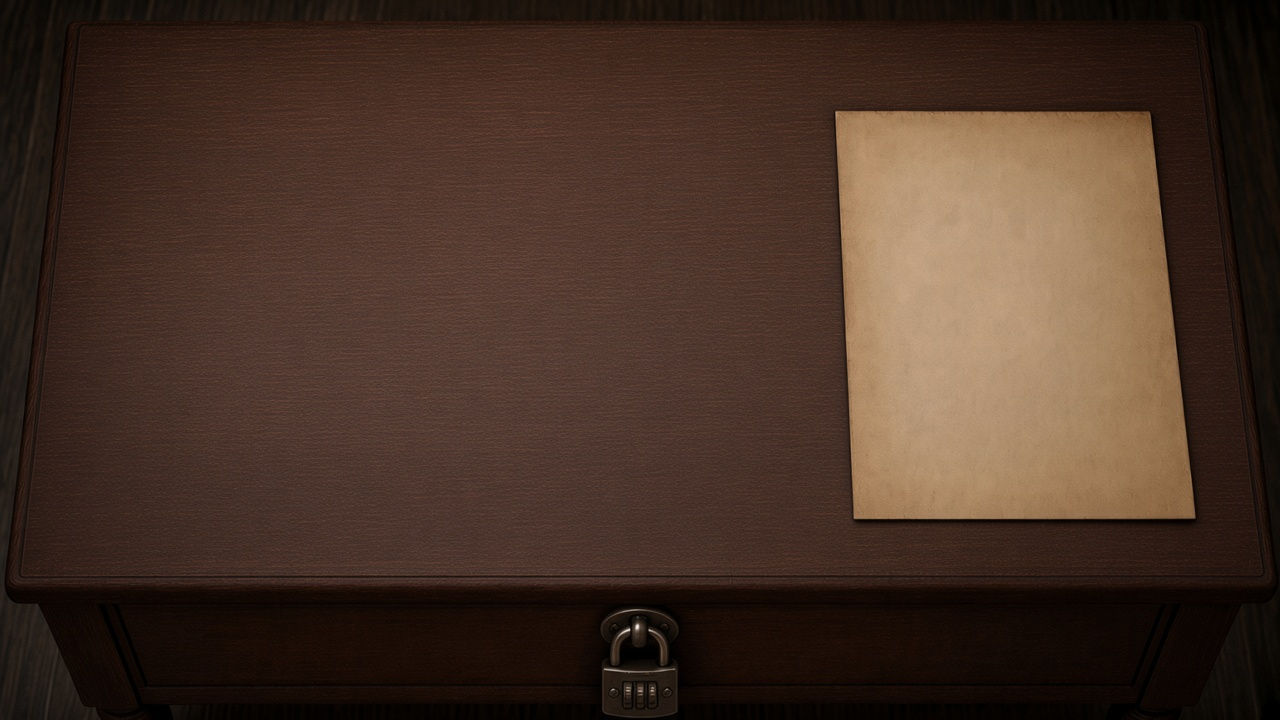
#> input picture assets/C02/C02-mesa-cartas-lisa.jpg, 1280 x 720 px, found by its file name
$ python compor-mesa-cartas-c02.py
#> lines starting #> are read from the running program, lines starting #| are printed output that depends on the picture; after the words box and inside, x2 and y2 are one past the last pixel; in counts of white or black regions, pixels touching at a corner belong together
# Compoe C02-mesa-cartas.jpg: nichos no tamanho de carta + texto PISTAS no papel.
from PIL import Image, ImageDraw, ImageFont, ImageFilter, ImageEnhance, ImageOps
import os
import numpy as np

BASE = r"C:\Users\gabri\.cursor\projects\c-Users-gabri-OneDrive-Desktop-MARTE-VERS-O-FINAL\assets\C02-mesa-cartas-lisa.jpg"
OUT = r"C:\Users\gabri\OneDrive\Desktop\MARTE - VERSÃO FINAL\assets\C02\C02-mesa-cartas.jpg"
CHECK = r"C:\Users\gabri\OneDrive\Desktop\MARTE - VERSÃO FINAL\assets\C02\_check-papel-cartas.jpg"

# Layout alvo em % do palco 16:9 (sincronizar com mesa-cartas.js)
TAMANHO = (6.8, 16.5)  # width%, height% — cabe 2x5 na mao sem scroll
SLOTS = [
    (5.5, 10.0),
    (13.8, 10.0),
    (22.1, 10.0),
    (30.4, 10.0),
]

# Papel grande a direita (area util para texto nitido)
PAPEL = (48.0, 5.0, 40.0, 62.0)  # left, top, width, height % — evita o cadeado

PISTAS = [
    "Os quatro naipes estão sobre a mesa.",
    "Só um número aparece duas vezes na mesa.",
    "Os números da mesa somam doze.",
    "Juntas, as pretas valem mais que as vermelhas.",
    "As pontas são pretas.",
    "A última carta vale mais entre as quatro.",
    "O ouro nunca toca a lâmina.",
]
FECHO_PISTAS = (
    "Quando as quatro estiverem sobre a mesa, leia o que elas escondem."
)
TITULO = "AS QUATRO CARTAS"


def pct_box(w, h, left, top, width, height):
    x0 = int(left / 100 * w)
    y0 = int(top / 100 * h)
    x1 = int((left + width) / 100 * w)
    y1 = int((top + height) / 100 * h)
    return x0, y0, x1, y1


def achar_papel_original(arr):
    h, w, _ = arr.shape
    bri = arr.mean(axis=2)
    mask = (
        (arr[:, :, 0] > 145)
        & (arr[:, :, 1] > 125)
        & (arr[:, :, 2] > 85)
        & (bri > 135)
        & (np.arange(w)[None, :] > w * 0.45)
    )
    ys, xs = np.where(mask)
    if len(xs) == 0:
        return None
    return (
        int(np.percentile(xs, 2)),
        int(np.percentile(ys, 2)),
        int(np.percentile(xs, 98)),
        int(np.percentile(ys, 98)),
    )


def desenhar_nicho(base, box, madeira_amostra):
    x0, y0, x1, y1 = box
    nw = x1 - x0
    nh = y1 - y0
    patch = madeira_amostra.resize((nw, nh), Image.Resampling.LANCZOS)
    patch = ImageEnhance.Brightness(patch).enhance(0.42)
    patch = ImageEnhance.Contrast(patch).enhance(1.15)
    base.paste(patch, (x0, y0))

    overlay = Image.new("RGBA", base.size, (0, 0, 0, 0))
    d = ImageDraw.Draw(overlay)
    d.rectangle([x0, y0, x1 - 1, y1 - 1], outline=(8, 6, 4, 210), width=2)
    d.line([(x0 + 2, y0 + 2), (x1 - 3, y0 + 2)], fill=(0, 0, 0, 160), width=2)
    d.line([(x0 + 2, y0 + 2), (x0 + 2, y1 - 3)], fill=(0, 0, 0, 140), width=2)
    d.line([(x0 + 3, y1 - 3), (x1 - 3, y1 - 3)], fill=(90, 70, 45, 70), width=1)
    d.line([(x1 - 3, y0 + 3), (x1 - 3, y1 - 3)], fill=(90, 70, 45, 55), width=1)
    return Image.alpha_composite(base.convert("RGBA"), overlay).convert("RGB")


def pintar_papel_grande(im, papel_box, amostra_papel):
    x0, y0, x1, y1 = papel_box
    pw, ph = x1 - x0, y1 - y0
    # Estica amostra do pergaminho original
    sheet = amostra_papel.resize((pw, ph), Image.Resampling.LANCZOS)
    # Suaviza bordas um pouco irregular
    mask = Image.new("L", (pw, ph), 0)
    md = ImageDraw.Draw(mask)
    md.rounded_rectangle([0, 0, pw - 1, ph - 1], radius=6, fill=255)
    # Sombra sob o papel
    sombra = Image.new("RGBA", im.size, (0, 0, 0, 0))
    sd = ImageDraw.Draw(sombra)
    sd.rounded_rectangle(
        [x0 + 4, y0 + 5, x1 + 3, y1 + 6], radius=6, fill=(0, 0, 0, 110)
    )
    sombra = sombra.filter(ImageFilter.GaussianBlur(radius=3))
    base = Image.alpha_composite(im.convert("RGBA"), sombra)
    base.paste(sheet, (x0, y0), mask)
    # Borda sutil
    edge = Image.new("RGBA", im.size, (0, 0, 0, 0))
    ed = ImageDraw.Draw(edge)
    ed.rounded_rectangle(
        [x0, y0, x1 - 1, y1 - 1],
        radius=6,
        outline=(90, 70, 45, 90),
        width=1,
    )
    return Image.alpha_composite(base, edge).convert("RGB")


def quebrar_linha(texto, fonte, max_w, draw):
    palavras = texto.split()
    linhas = []
    atual = ""
    for p in palavras:
        teste = f"{atual} {p}".strip()
        bbox = draw.textbbox((0, 0), teste, font=fonte)
        if bbox[2] - bbox[0] <= max_w:
            atual = teste
        else:
            if atual:
                linhas.append(atual)
            atual = p
    if atual:
        linhas.append(atual)
    return linhas


def desenhar_texto_papel(im, papel_box):
    x0, y0, x1, y1 = papel_box
    pad_x = int((x1 - x0) * 0.07)
    pad_y = int((y1 - y0) * 0.05)
    box = (x0 + pad_x, y0 + pad_y, x1 - pad_x, y1 - pad_y)
    max_w = box[2] - box[0]
    max_h = box[3] - box[1]

    font_path = None
    for cand in [
        r"C:\Windows\Fonts\georgia.ttf",
        r"C:\Windows\Fonts\times.ttf",
        r"C:\Windows\Fonts\segoeui.ttf",
        r"C:\Windows\Fonts\arial.ttf",
    ]:
        if os.path.exists(cand):
            font_path = cand
            break

    layer = Image.new("RGBA", im.size, (0, 0, 0, 0))
    draw = ImageDraw.Draw(layer)

    melhor = None
    for t in range(42, 15, -1):
        if font_path:
            fonte_tit = ImageFont.truetype(font_path, t + 8)
            fonte = ImageFont.truetype(font_path, t)
        else:
            fonte_tit = ImageFont.load_default()
            fonte = fonte_tit

        linhas = []
        for i, pista in enumerate(PISTAS, start=1):
            bloco = quebrar_linha(f"{i}. {pista}", fonte, max_w, draw)
            linhas.extend(bloco)
            # Espaco compacto entre pistas (linha vazia curta)
            linhas.append("")

        while linhas and linhas[-1] == "":
            linhas.pop()

        bb_tit = draw.textbbox((0, 0), TITULO, font=fonte_tit)
        tit_h = bb_tit[3] - bb_tit[1]
        gap_tit = int(t * 0.55)
        line_h = int(t * 1.22)
        vazios = sum(1 for ln in linhas if ln == "")
        total_h = tit_h + gap_tit + line_h * (len(linhas) - vazios) + int(
            line_h * 0.22
        ) * vazios
        if total_h <= max_h * 0.98:
            melhor = (fonte_tit, fonte, linhas, tit_h, gap_tit, line_h, t)
            break

    if not melhor:
        raise SystemExit("texto nao cabe no papel")

    fonte_tit, fonte, linhas, tit_h, gap_tit, line_h, t = melhor
    y = box[1]
    bb_tit = draw.textbbox((0, 0), TITULO, font=fonte_tit)
    tw = bb_tit[2] - bb_tit[0]
    x_tit = box[0] + (max_w - tw) // 2 - bb_tit[0]
    draw.text((x_tit + 1, y + 1), TITULO, font=fonte_tit, fill=(90, 70, 40, 70))
    draw.text((x_tit, y), TITULO, font=fonte_tit, fill=(38, 26, 14, 240))
    y += tit_h + gap_tit

    for linha in linhas:
        if linha == "":
            y += int(line_h * 0.22)
            continue
        draw.text((box[0] + 1, y + 1), linha, font=fonte, fill=(80, 60, 35, 50))
        draw.text((box[0], y), linha, font=fonte, fill=(32, 22, 12, 235))
        y += line_h

    layer = layer.filter(ImageFilter.GaussianBlur(radius=0.15))
    out = Image.alpha_composite(im.convert("RGBA"), layer).convert("RGB")
    print(f"fonte={t}px papel={papel_box}")
    return out


def main():
    im = Image.open(BASE).convert("RGB")
#> im is the input picture: PIL image 1280x720 RGB; mean R, G, B 70.2, 49.5, 38
    w, h = im.size
#> w = 1280; h = 720
    arr = np.array(im)
    papel_orig = achar_papel_original(arr)
#> in achar_papel_original, `mask = ( (arr[:, :, 0] > 145) & (arr[:, :, 1] > 125) & (arr[:, :, 2] >..`:
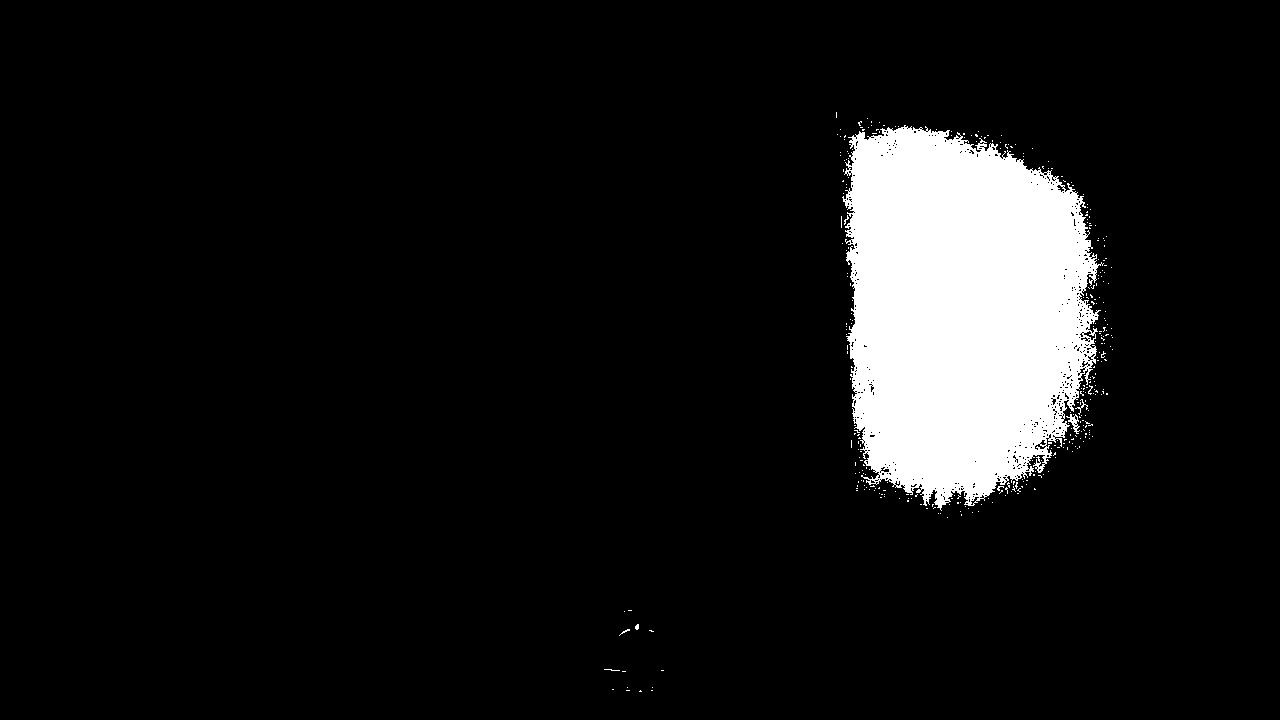
#> mask: shape (720, 1280) bool; 8.3% white; 342 white regions (339 under 20 px), largest, box (x1, y1, x2, y2) and area: (842, 125, 1104, 511) 75479, (1066, 414, 1080, 434) 104, (1075, 399, 1088, 415) 40
#> papel_orig = (855, 144, 1082, 483)
    print("papel original", papel_orig)
#| papel original (855, 144, 1082, 483)

    if papel_orig:
        amostra_papel = im.crop(papel_orig)
    else:
        # Fallback bege pergaminho
        amostra_papel = Image.new("RGB", (200, 280), (214, 198, 162))

    # Cobre toda a faixa direita (papel antigo incluso) com madeira antes do pergaminho
    madeira = im.crop((int(w * 0.08), int(h * 0.18), int(w * 0.28), int(h * 0.42)))
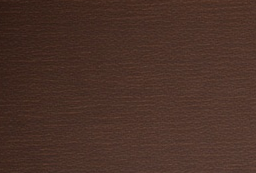
#> madeira: PIL image 256x173 RGB; mean R, G, B 73.8, 49, 39.6
    rx0, ry0, rx1, ry1 = int(w * 0.45), int(h * 0.04), int(w * 0.92), int(h * 0.72)
#> rx0 = 576; ry0 = 28; rx1 = 1177; ry1 = 518
    cover = madeira.resize((rx1 - rx0, ry1 - ry0), Image.Resampling.LANCZOS)
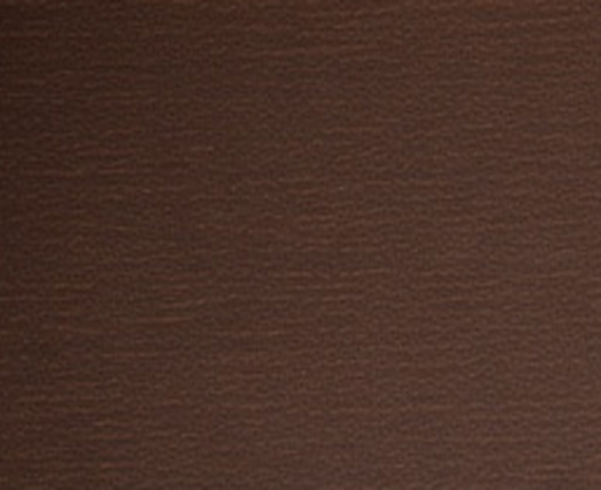
#> cover: PIL image 601x490 RGB; mean R, G, B 73.8, 49, 39.6
    im.paste(cover, (rx0, ry0))

    papel = pct_box(w, h, *PAPEL)
#> papel = (614, 36, 1126, 482)
    im = pintar_papel_grande(im, papel, amostra_papel)
#> in pintar_papel_grande, `mask = Image.new("L", (pw, ph), 0)`: mask: PIL image 512x446 L; every value is 0
#> in pintar_papel_grande, `sombra = Image.new("RGBA", im.size, (0, 0, 0, 0))`: sombra: PIL image 1280x720 RGBA; every value is 0

    amostra_mad = madeira
    for left, top in SLOTS:
        box = pct_box(w, h, left, top, TAMANHO[0], TAMANHO[1])
        im = desenhar_nicho(im, box, amostra_mad)
        print("nicho", box)
#> this loop made 4 passes
#> pass 1, in desenhar_nicho, `patch = ImageEnhance.Brightness(patch).enhance(0.42)`:
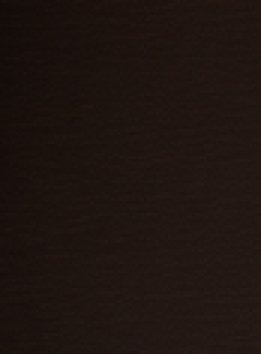
#> patch: PIL image 87x118 RGB (shown 3 times larger); mean R, G, B 30.5, 20.1, 16.1
#> after the loop:
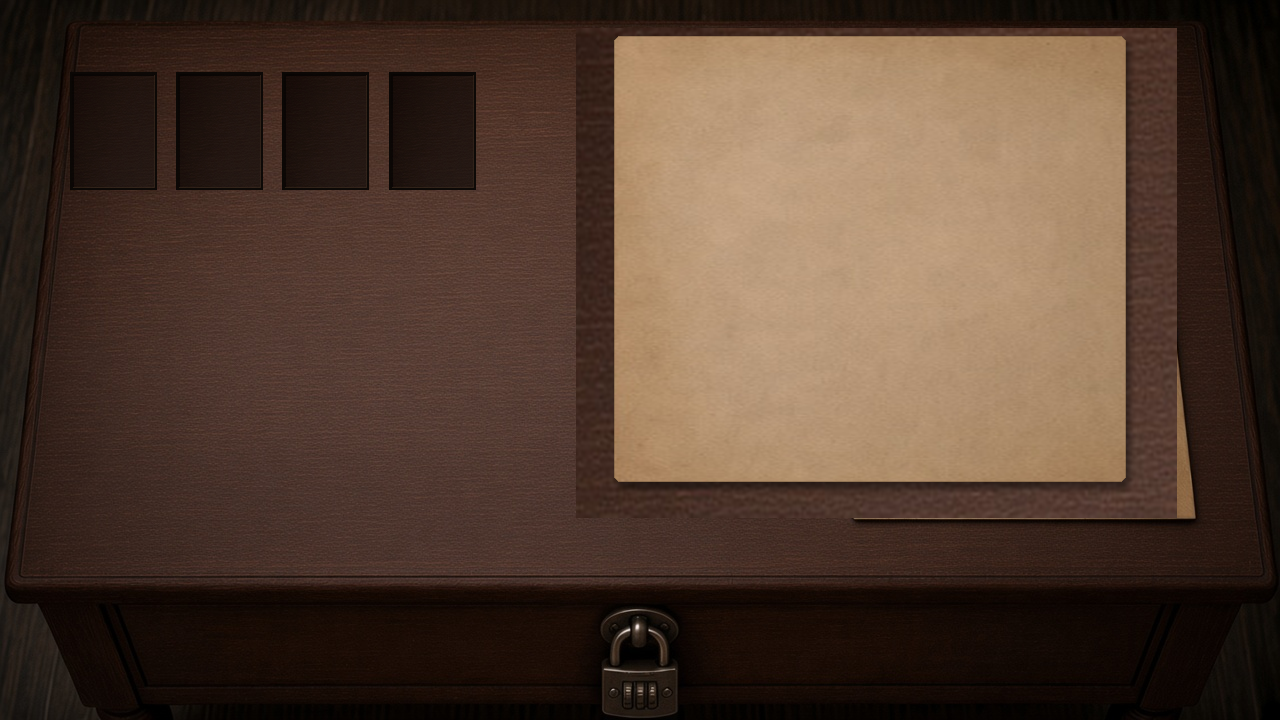
#> im: PIL image 1280x720 RGB; mean R, G, B 81.6, 60.6, 47

    im = desenhar_texto_papel(im, papel)
#> the loop in desenhar_texto_papel, `for t in range(42, 15, -1):` made 7 passes
#> total_h on passes 1 to 7: 455, 447, 427, 419, 411, 398, 383
#> in desenhar_texto_papel, `fonte_tit, fonte, linhas, tit_h, gap_tit, line_h, t = melhor`: linhas = 13 items; gap_tit = 19; line_h = 43; t = 36
#> in desenhar_texto_papel, `tw = bb_tit[2] - bb_tit[0]`: tw = 92
#> in desenhar_texto_papel, `x_tit = box[0] + (max_w - tw) // 2 - bb_tit[0]`: x_tit = 824
#> in desenhar_texto_papel, `y += tit_h + gap_tit`: y = 86
#> the loop in desenhar_texto_papel, `for linha in linhas:` made 13 passes
#> (linha, y) on passes 1, 2, 4, 5, 6, 8, 9, 10, 12, 13: ('1. Os quatro naipes estão sobre a mesa.', 129), ('', 138), ('', 190), ('3. Os números da mesa somam doze.', 233), ('', 242), ('', 294), ('5. As pontas são pretas.', 337), ('', 346), ('', 398), ('7. O ouro nunca toca a lâmina.', 441)
#> y on passes 3, 7, 11: 181, 285, 389
#> after the loop in desenhar_texto_papel, `for linha in linhas:`: y = 441
#> in desenhar_texto_papel, `layer = layer.filter(ImageFilter.GaussianBlur(radius=0.15))`:
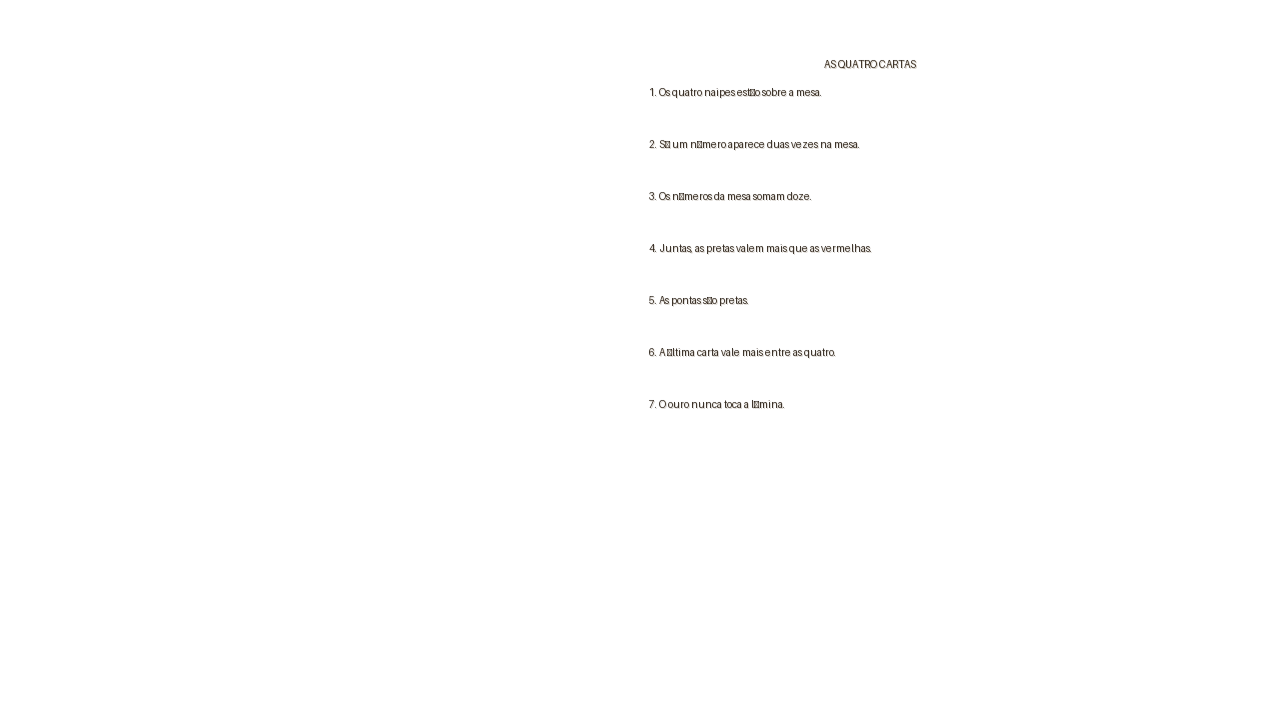
#> layer: PIL image 1280x720 RGBA; mean R, G, B, A 0.5, 0.3, 0.2, 0.8; transparent parts drawn white
#| fonte=36px papel=(614, 36, 1126, 482)
    im.save(OUT, quality=95)
    px0, py0, px1, py1 = papel
#> px0 = 614; py0 = 36; px1 = 1126; py1 = 482
    im.crop((px0 - 8, py0 - 8, px1 + 8, py1 + 8)).save(CHECK, quality=92)
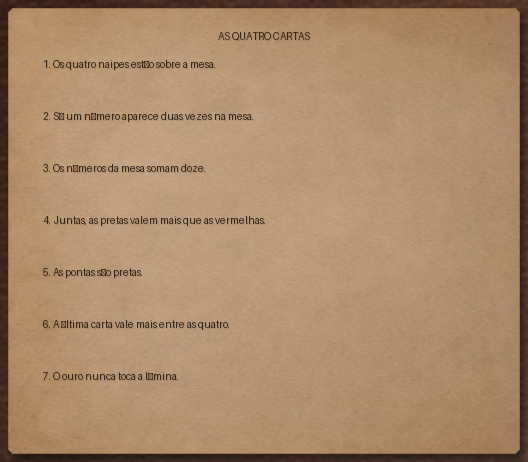
#> saved as _check-papel-cartas.jpg: PIL image 528x462 RGB; mean R, G, B 171, 138.8, 107.3
    print("ok", OUT)


if __name__ == "__main__":
    main()

$ run again, with assets/C02/C02-sala-cartas-ORIGINAL.jpg copied over assets/C02/C02-mesa-cartas-lisa.jpg
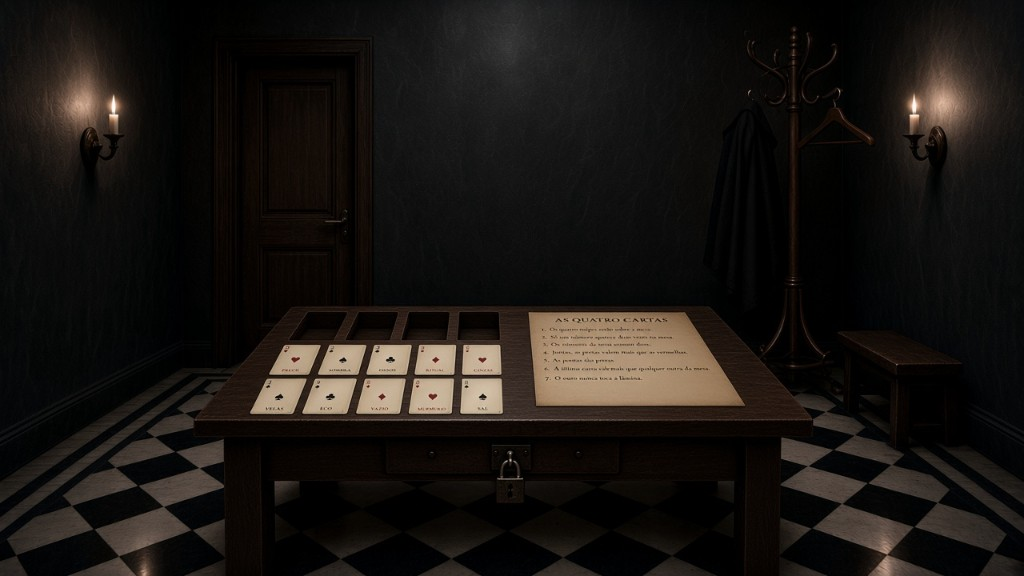
#> input picture assets/C02/C02-sala-cartas-ORIGINAL.jpg, 1024 x 576 px, found by its file name
#> in main, im is the input picture: PIL image 1024x576 RGB; mean R, G, B 25.6, 21.8, 18.5
#> in achar_papel_original, `mask = ( (arr[:, :, 0] > 145) & (arr[:, :, 1] > 125) & (arr[:, :, 2] >..`:
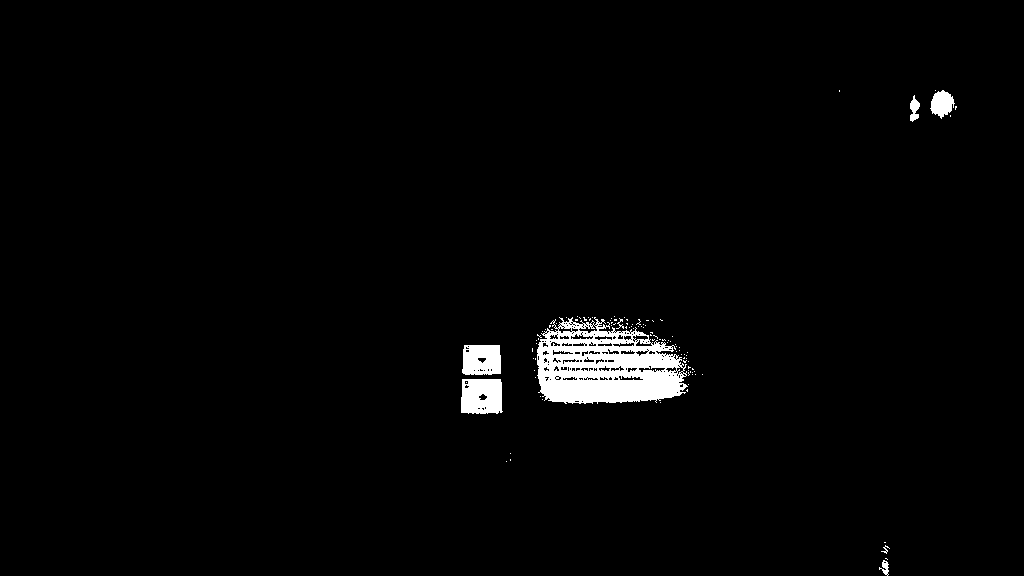
#> mask: shape (576, 1024) bool; 2% white; 102 white regions (94 under 20 px), largest, box (x1, y1, x2, y2) and area: (537, 317, 688, 404) 8452, (461, 379, 503, 414) 1331, (462, 345, 501, 375) 1066
#> ys = 11816 values from 90 to 575; xs = 11816 values, max 956 at index 379, min 461 at index 10468, mean 601.2
#> papel_orig = (466, 102, 942, 410)
#| papel original (466, 102, 942, 410)
#> the loop in desenhar_texto_papel, `for t in range(42, 15, -1):` made 14 passes
#> total_h on passes 1 to 8: 455, 447, 427, 419, 411, 398, 383, 376
#> linhas = 13 items; gap_tit = 15; line_h = 35; t = 29
#> tw = 92
#> x_tit = 650
#> in desenhar_texto_papel, `y += tit_h + gap_tit`: y = 69
#> the loop in desenhar_texto_papel, `for linha in linhas:` made 13 passes
#> (linha, y) on passes 1, 2, 4, 5, 6, 8, 9, 10: ('1. Os quatro naipes estão sobre a mesa.', 104), ('', 111), ('', 153), ('3. Os números da mesa somam doze.', 188), ('', 195), ('', 237), ('5. As pontas são pretas.', 272), ('', 279)
#> after the loop in desenhar_texto_papel, `for linha in linhas:`: y = 356
#| fonte=29px papel=(491, 28, 901, 385)
#> in main, `im.crop((px0 - 8, py0 - 8, px1 + 8, py1 + 8)).save(CHECK, quality=92)`:
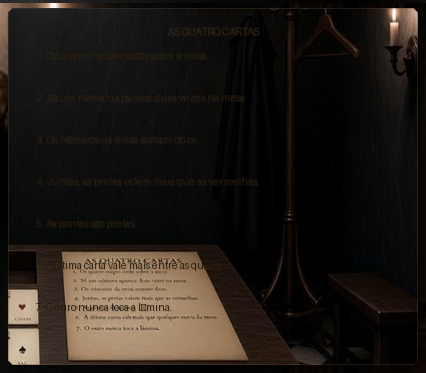
#> saved as _check-papel-cartas.jpg: PIL image 426x373 RGB; mean R, G, B 33, 27.8, 22.8
